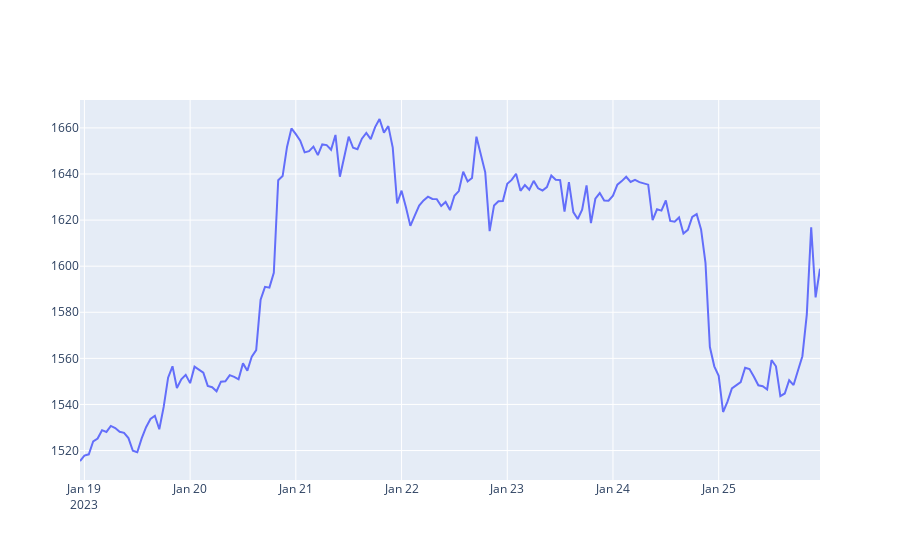
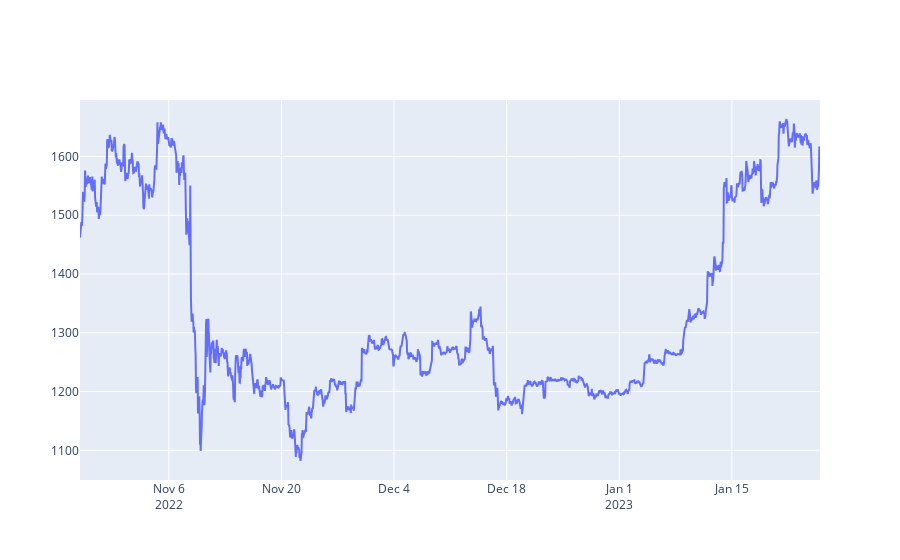

Here is the notebook cell these charts were saved with, in order:
### Code cell
from plotly.offline import init_notebook_mode, iplot
init_notebook_mode(connected=True)

def getLine(df_input):
    x = df_input.index
    y = df_input.values
    fig = go.Figure(data=go.Scatter(x = x, y = y))
    fig.show()
    
#------------------------------------------------

#( getLine(getRates('ETH-USD',  '1d',  '1h')) )
( getLine(getRates('ETH-USD',  '1wk',  '1h')) )
( getLine(getRates('ETH-USD',  '3mo',  '1h')) )
#( getLine(getRates('ETH-USD',  '3y',  '1d')) )

### Figure 1 — Plotly figure (JSON) as saved in the notebook; plotly's stock layout.template omitted (floating-point values rounded to 4 significant figures; data arrays with more than 128 entries replaced by an {"elided": "..."} marker saying what was removed)
{"data": [{"x": {"elided": "169 str values"}, "y": {"elided": "169 float values"}, "type": "scatter"}], "layout": {"xaxis": {"type": "date", "range": ["2023-01-18 23:00", "2023-01-25 23:00"], "autorange": true}, "yaxis": {"type": "linear", "range": [1507.0, 1672.0], "autorange": true}, "autosize": true}}

### Figure 2 — Plotly figure (JSON) as saved in the notebook; plotly's stock layout.template omitted (floating-point values rounded to 4 significant figures; data arrays with more than 128 entries replaced by an {"elided": "..."} marker saying what was removed)
{"data": [{"x": {"elided": "2207 str values"}, "y": {"elided": "2207 float values"}, "type": "scatter"}], "layout": {"xaxis": {"type": "date", "range": ["2022-10-25 23:00", "2023-01-25 23:00"], "autorange": true}, "yaxis": {"type": "linear", "range": [1049.0, 1696.0], "autorange": true}, "autosize": true}}
